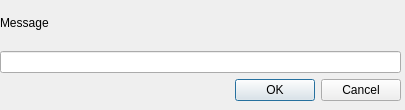
<?xml version="1.0" encoding="UTF-8"?>
<ui version="4.0">
 <class>uiIgnoreAd</class>
 <widget class="QDialog" name="uiIgnoreAd">
  <property name="geometry">
   <rect>
    <x>0</x>
    <y>0</y>
    <width>405</width>
    <height>110</height>
   </rect>
  </property>
  <property name="minimumSize">
   <size>
    <width>405</width>
    <height>110</height>
   </size>
  </property>
  <property name="maximumSize">
   <size>
    <width>405</width>
    <height>110</height>
   </size>
  </property>
  <property name="windowTitle">
   <string>Zmiana listy ignorowanych</string>
  </property>
  <property name="windowIcon">
   <iconset resource="../scc.qrc">
    <normaloff>:/3rdparty/images/r2_32.png</normaloff>:/3rdparty/images/r2_32.png</iconset>
  </property>
  <widget class="QWidget" name="verticalLayoutWidget">
   <property name="geometry">
    <rect>
     <x>0</x>
     <y>0</y>
     <width>401</width>
     <height>101</height>
    </rect>
   </property>
   <layout class="QVBoxLayout" name="verticalLayout">
    <item>
     <widget class="QLabel" name="label">
      <property name="text">
       <string>Message</string>
      </property>
     </widget>
    </item>
    <item>
     <widget class="QLineEdit" name="lineEdit"/>
    </item>
    <item>
     <widget class="QDialogButtonBox" name="buttonBox">
      <property name="standardButtons">
       <set>QDialogButtonBox::Cancel|QDialogButtonBox::Ok</set>
      </property>
     </widget>
    </item>
   </layout>
  </widget>
 </widget>
 <resources>
  <include location="../scc.qrc"/>
 </resources>
 <connections/>
</ui>
